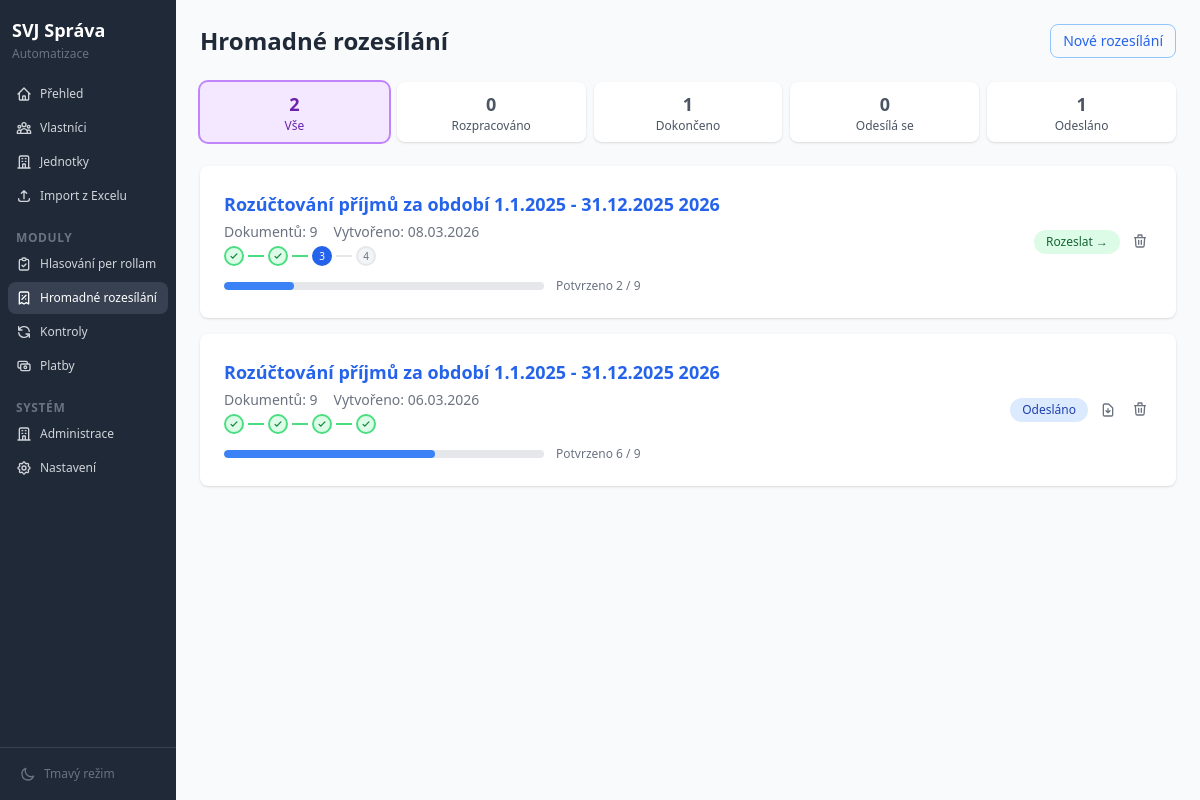
The app's page /dane/ with its own data.
### app/models/tax.py (models this page shows)
class TaxSession(Base):
    __tablename__ = "tax_sessions"
    id = Column(Integer, primary_key=True)
    title = Column(String(200), nullable=False)
    year = Column(Integer, nullable=True)
    email_subject = Column(String(500), nullable=True)
    email_body = Column(Text, nullable=True)
    created_at = Column(DateTime, default=datetime.utcnow)
    send_batch_size = Column(Integer, default=10)
    send_batch_interval = Column(Integer, default=5)
    send_scheduled_at = Column(DateTime, nullable=True)
    send_status = Column(Enum(SendStatus), default=SendStatus.DRAFT, index=True)
    test_email_passed = Column(Boolean, default=False)
    test_email_address = Column(String, nullable=True)
    send_confirm_each_batch = Column(Boolean, default=False)
    documents = relationship(
        "TaxDocument", back_populates="session", cascade="all, delete-orphan"
    )

### app/routers/tax/session.py (the view)
@router.get("/")
async def tax_list(request: Request, back: str = Query("", alias="back"), stav: str = Query("", alias="stav"), db: Session = Depends(get_db)):
    sessions = (
        db.query(TaxSession)
        .options(
            joinedload(TaxSession.documents)
            .joinedload(TaxDocument.distributions),
        )
        .order_by(TaxSession.created_at.desc())
        .all()
    )
    list_url = build_list_url(request)
    session_stats = {}
    for s in sessions:
        total = len(s.documents)
        confirmed = 0
        for doc in s.documents:
            if doc.distributions and all(
                d.match_status in (MatchStatus.CONFIRMED, MatchStatus.MANUAL)
                for d in doc.distributions
            ):
                confirmed += 1
        send_status = s.send_status.value if s.send_status else "draft"
        if send_status == "completed":
            wizard_step, wizard_label = 4, "Dokončeno"
        elif send_status in ("sending", "paused", "ready"):
            wizard_step, wizard_label = 3, "Rozesílka"
        elif total > 0 and confirmed < total:
            wizard_step, wizard_label = 2, "Přiřazení"
        elif total == 0:
            wizard_step, wizard_label = 1, "Nahrání PDF"
        else:
            wizard_step, wizard_label = 3, "Rozesílka"
        if send_status == "completed":
            list_max_done = 4
        elif send_status in ("sending", "paused", "ready"):
            list_max_done = 2
        else:
            list_max_done = 0
        if total > 0 and list_max_done < 1:
            list_max_done = 1
        wiz_steps = []
        for i, ws in enumerate(_TAX_WIZARD_STEPS, 1):
            if i < wizard_step:
                wiz_steps.append({"label": ws["label"], "status": "done"})
            elif i == wizard_step:
                wiz_steps.append({"label": ws["label"], "status": "done" if i <= list_max_done else "active"})
            else:
                wiz_steps.append({"label": ws["label"], "status": "pending"})
        session_stats[s.id] = {
            "total": total,
            "confirmed": confirmed,
            "pct": int(confirmed / total * 100) if total > 0 else 0,
            "wizard_step": wizard_step,
            "wizard_label": wizard_label,
            "wizard_steps": wiz_steps,
            "wizard_current": wizard_step,
            "wizard_total": len(_TAX_WIZARD_STEPS),
        }
    status_counts = {"all": len(sessions), "draft": 0, "ready": 0, "sending": 0, "completed": 0}
    session_status_map = {}
    for s in sessions:
        ss = s.send_status.value if s.send_status else "draft"
        if ss in ("sending", "paused"):
            cat = "sending"
        else:
            cat = ss
        status_counts[cat] = status_counts.get(cat, 0) + 1
        session_status_map[s.id] = cat
    if stav and stav in ("draft", "ready", "sending", "completed"):
        sessions = [s for s in sessions if session_status_map[s.id] == stav]
    back_label = ""
    if back:
        back_label = (
            "Zpět na přehled" if back == "/" or back.startswith("/?")
            else "Zpět na nastavení" if back.startswith("/nastaveni")
            else "Zpět"
        )
    return templates.TemplateResponse("tax/index.html", {
        "request": request,
        "active_nav": "tax",
        "sessions": sessions,
        "back_url": back,
        "back_label": back_label,
        "list_url": list_url,
        "session_stats": session_stats,
        "status_counts": status_counts,
        "current_stav": stav,
    })

### app/templates/tax/index.html (shortened to what this page needs)
{% extends "base.html" %}
{% block content %}
<div class="flex items-center justify-between mb-6">
    <h1 class="text-2xl font-bold text-gray-800">Hromadné rozesílání</h1>
    <a href="/dane/nova" class="px-3 py-1.5 text-sm font-medium text-blue-600 border border-blue-300 rounded-lg hover:bg-blue-50 transition-colors">
        Nové rozesílání
    </a>
</div>
{% set _base = "/dane?" %}
<div class="flex gap-2 mb-6">
    <a href="/dane/"
       class="flex-1 flex flex-col items-center py-2 px-3 rounded-lg text-center transition-colors
              {% if not current_stav %}bg-purple-100 ring-2 ring-purple-400 text-purple-800{% else %}bg-white shadow text-gray-600 hover:bg-gray-50{% endif %}">
        <span class="text-lg font-bold">{{ status_counts.get('all', 0) }}</span>
        <span class="text-xs">Vše</span>
    </a>
    <a href="{{ _base }}stav=draft"
       class="flex-1 flex flex-col items-center py-2 px-3 rounded-lg text-center transition-colors
              {% if current_stav == 'draft' %}bg-yellow-100 ring-2 ring-yellow-400 text-yellow-800{% else %}bg-white shadow text-gray-600 hover:bg-gray-50{% endif %}">
        <span class="text-lg font-bold">{{ status_counts.get('draft', 0) }}</span>
        <span class="text-xs">Rozpracováno</span>
    </a>
    <a href="{{ _base }}stav=ready"
       class="flex-1 flex flex-col items-center py-2 px-3 rounded-lg text-center transition-colors
              {% if current_stav == 'ready' %}bg-green-100 ring-2 ring-green-400 text-green-800{% else %}bg-white shadow text-gray-600 hover:bg-gray-50{% endif %}">
        <span class="text-lg font-bold">{{ status_counts.get('ready', 0) }}</span>
        <span class="text-xs">Dokončeno</span>
    </a>
    <a href="{{ _base }}stav=sending"
       class="flex-1 flex flex-col items-center py-2 px-3 rounded-lg text-center transition-colors
              {% if current_stav == 'sending' %}bg-blue-100 ring-2 ring-blue-400 text-blue-800{% else %}bg-white shadow text-gray-600 hover:bg-gray-50{% endif %}">
        <span class="text-lg font-bold">{{ status_counts.get('sending', 0) }}</span>
        <span class="text-xs">Odesílá se</span>
    </a>
    <a href="{{ _base }}stav=completed"
       class="flex-1 flex flex-col items-center py-2 px-3 rounded-lg text-center transition-colors
              {% if current_stav == 'completed' %}bg-blue-100 ring-2 ring-blue-400 text-blue-800{% else %}bg-white shadow text-gray-600 hover:bg-gray-50{% endif %}">
        <span class="text-lg font-bold">{{ status_counts.get('completed', 0) }}</span>
        <span class="text-xs">Odesláno</span>
    </a>
</div>
{% if sessions %}
<div class="space-y-4">
    {% for session in sessions %}
    {% set stats = session_stats[session.id] %}
    <div class="bg-white rounded-lg shadow hover:shadow-md transition-shadow p-6">
        <div class="flex items-center justify-between">
            <div class="flex-1 min-w-0">
                <a href="/dane/{{ session.id }}?back={{ (list_url or '/dane')|urlencode }}" class="text-lg font-semibold text-blue-600 hover:text-blue-800 truncate">
                    {{ session.title }}
                </a>
                <div class="flex items-center mt-1 space-x-4 text-sm text-gray-500">
                    <span>Dokumentů: {{ stats.total }}</span>
                    <span>Vytvořeno: {{ session.created_at.strftime('%d.%m.%Y') }}</span>
                </div>
                <div class="mt-1">
                    {% with wizard_steps=stats.wizard_steps, wizard_current=stats.wizard_current, wizard_total=stats.wizard_total %}
                    {% include "partials/wizard_stepper_compact.html" %}
                    {% endwith %}
                </div>
                {% if stats.total > 0 %}
                <div class="mt-3 flex items-center gap-3">
                    <div class="flex-1 bg-gray-200 rounded-full h-2 overflow-hidden max-w-xs">
                        <div class="h-2 rounded-full transition-all duration-300
                            {% if stats.pct == 100 %}bg-green-500{% else %}bg-blue-500{% endif %}"
                             style="width: {{ stats.pct }}%"></div>
                    </div>
                    <span class="text-xs text-gray-500 shrink-0">
                        Potvrzeno {{ stats.confirmed }} / {{ stats.total }}
                    </span>
                </div>
                {% endif %}
            </div>
            <div class="flex items-center gap-2 ml-4 shrink-0">
                {% if session.send_status and session.send_status.value == 'ready' %}
                <a href="/dane/{{ session.id }}/rozeslat" class="px-3 py-1 text-xs font-medium bg-green-100 text-green-800 rounded-full hover:bg-green-200 transition-colors">
                    Rozeslat &rarr;
                </a>
                {% elif session.send_status and session.send_status.value == 'sending' %}
                <span class="px-3 py-1 text-xs font-medium bg-blue-100 text-blue-800 rounded-full">Odesílá se</span>
                {% elif session.send_status and session.send_status.value == 'paused' %}
                <span class="px-3 py-1 text-xs font-medium bg-yellow-100 text-yellow-800 rounded-full">Pozastaveno</span>
                {% elif session.send_status and session.send_status.value == 'completed' %}
                <span class="px-3 py-1 text-xs font-medium bg-blue-100 text-blue-800 rounded-full">Odesláno</span>
                {% else %}
                <span class="px-3 py-1 text-xs font-medium bg-yellow-100 text-yellow-800 rounded-full">Rozpracováno</span>
                {% endif %}
                {% if session.send_status and session.send_status.value == 'completed' %}
                <a href="/dane/{{ session.id }}/exportovat" hx-boost="false" title="Exportovat přehled"
                   class="p-1 text-gray-500 hover:text-green-600 rounded hover:bg-green-50">
                    <svg aria-hidden="true" class="w-4 h-4" fill="none" stroke="currentColor" viewBox="0 0 24 24">
                        <path stroke-linecap="round" stroke-linejoin="round" stroke-width="2" d="M12 10v6m0 0l-3-3m3 3l3-3m2 8H7a2 2 0 01-2-2V5a2 2 0 012-2h5.586a1 1 0 01.707.293l5.414 5.414a1 1 0 01.293.707V19a2 2 0 01-2 2z"/>
                    </svg>
                </a>
                {% endif %}
                {% set is_completed = session.send_status and session.send_status.value == 'completed' %}
                <form action="/dane/{{ session.id }}/smazat" method="post" class="inline" hx-boost="false"
                      {% if is_completed %}
                      onsubmit="event.preventDefault(); openDeleteModal(this, '{{ session.title }}')"
                      {% else %}
                      data-confirm="Smazat rozesílání „{{ session.title }}"?"
                      {% endif %}>
                    <button type="submit" title="Smazat" aria-label="Smazat" class="p-1 text-gray-500 hover:text-red-600 rounded hover:bg-red-50">
                        <svg aria-hidden="true" class="w-4 h-4" fill="none" stroke="currentColor" viewBox="0 0 24 24">
                            <path stroke-linecap="round" stroke-linejoin="round" stroke-width="2" d="M19 7l-.867 12.142A2 2 0 0116.138 21H7.862a2 2 0 01-1.995-1.858L5 7m5 4v6m4-6v6m1-10V4a1 1 0 00-1-1h-4a1 1 0 00-1 1v3M4 7h16"/>
                        </svg>
                    </button>
                </form>
            </div>
        </div>
    </div>
    {% endfor %}
</div>
{% endif %}
{% endblock %}

### app/templates/partials/wizard_stepper_compact.html
{% if wizard_steps is defined and wizard_steps %}
<div class="mb-2">
    <div class="flex items-center gap-0">
        {% for step in wizard_steps %}
        {% set is_done = step.status == 'done' %}
        {% set is_active = step.status == 'active' %}
        <div class="flex items-center">
            <div class="flex items-center justify-center w-5 h-5 rounded-full text-[10px] font-medium
                {% if is_done %}bg-green-100 text-green-700 border-2 border-green-400
                {% elif is_active %}bg-blue-600 text-white border-2 border-blue-600
                {% else %}bg-gray-100 text-gray-500 border-2 border-gray-200
                {% endif %}" title="{{ step.label }}">
                {% if is_done %}
                <svg aria-hidden="true" class="w-2.5 h-2.5" fill="none" stroke="currentColor" viewBox="0 0 24 24">
                    <path stroke-linecap="round" stroke-linejoin="round" stroke-width="3" d="M5 13l4 4L19 7"/>
                </svg>
                {% else %}
                {{ loop.index }}
                {% endif %}
            </div>
        </div>
        {% if not loop.last %}
        <div class="mx-1 flex-shrink-0 w-4 h-0.5
            {% if is_done %}bg-green-400
            {% else %}bg-gray-200
            {% endif %}"></div>
        {% endif %}
        {% endfor %}
    </div>
</div>
{% endif %}

### records on screen
TaxSession: title "Rozúčtování příjmů za období 1.1.2025 - 31.12.2025 2026", total "9", created_at "08.03.2026", {{ stats.pct }} 22 (drawn), confirmed "2"
TaxSession: title "Rozúčtování příjmů za období 1.1.2025 - 31.12.2025 2026", total "9", created_at "06.03.2026", {{ stats.pct }} 66 (drawn), confirmed "6", send_status "Odesláno"

### other values on screen
{{ status_counts.get('all', 0) }} "2"
{{ status_counts.get('draft', 0) }} "0"
{{ status_counts.get('ready', 0) }} "1"
{{ status_counts.get('sending', 0) }} "0"
{{ status_counts.get('completed', 0) }} "1"
